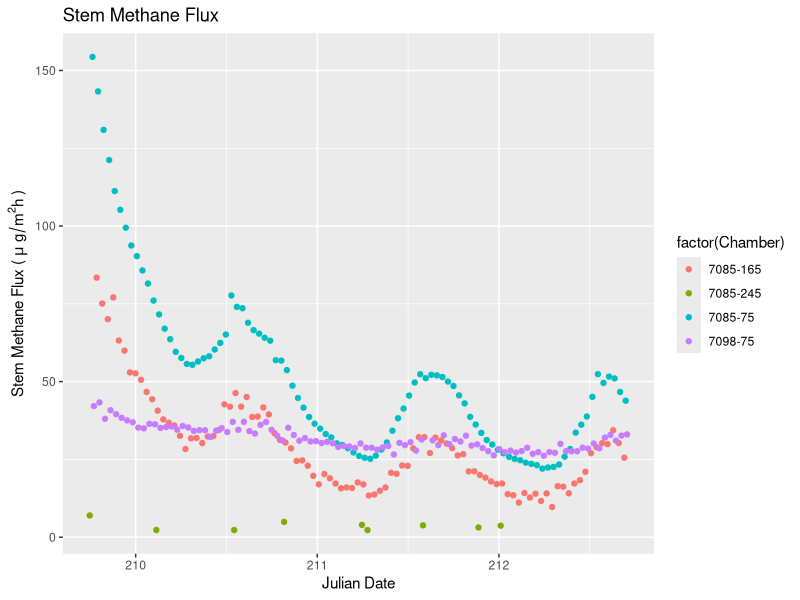
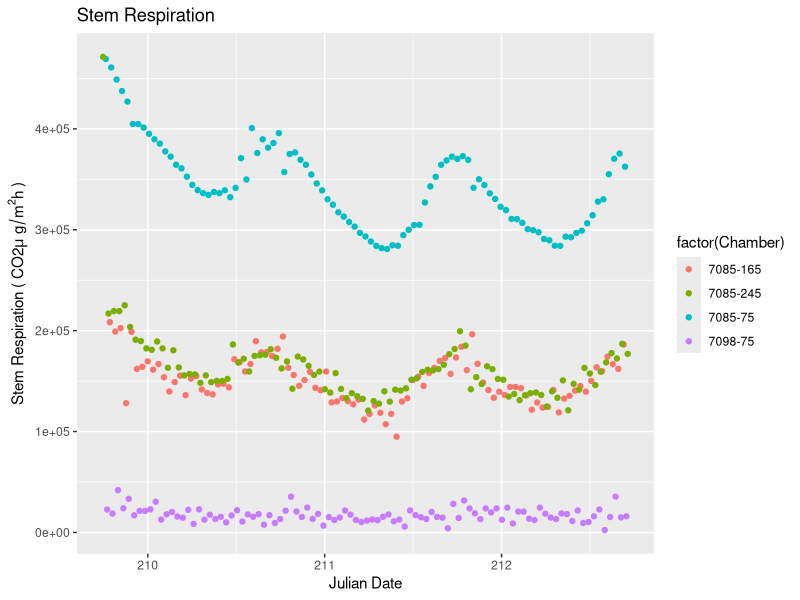

Here is the R script that generated these plots, in order: (Note: this script raises an error after producing the figures.)
library(ggplot2)
library(grid)
library(gridExtra)
nmmaps<-read.csv("automated.csv", as.is=T)
head(nmmaps)
#g<-ggplot(nmmaps, aes(Julian, CH4))+geom_point(color="firebrick")
autoch4<-nmmaps[nmmaps$CH4flag=="Y",]
g<-ggplot(autoch4, aes(Julian, CH4, color=factor(Chamber)))+geom_point()
g<-g+ggtitle('Stem Methane Flux')
g<-g+labs(x="Julian Date", y=expression(paste("Stem Methane Flux ( ", mu ~ g/m^2 , "h )")), title="Stem Methane Flux")
g

autoco2<-nmmaps[nmmaps$CO2flag=="Y",]
c<-ggplot(nmmaps, aes(Julian, CO2, color=factor(Chamber)))+geom_point()
#c<-c+ggtitle('Stem Respiration')
c<-c+labs(x="Julian Date", y=expression(paste("Stem Respiration ( CO2", mu ~ g/m^2 , "h )")), title="Stem Respiration")
c
d<-grid.arrange(g, c, nrow=2, main = "Stem Gas Fluxes")
ggsave("plot.pdf", width=4, height=4)

autofacet<-read.csv("automatedFacet.csv", as.is=T)
gf<-ggplot(autofacet, aes(Julian, Flux, color=factor(Chamber)))+geom_point()
gf
gf + facet_grid(Gas ~ ., scales="free_y")
gf<-gf+labs(x="Julian Date", y=expression(paste("Gas Fluxes (", mu ~ g/m^2 , "h )")), title="Stem Gas Fluxes")
